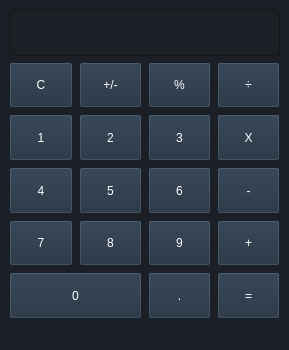
<?xml version="1.0" encoding="UTF-8"?>
<ui version="4.0">
 <class>MainWindow</class>
 <widget class="QMainWindow" name="MainWindow">
  <property name="geometry">
   <rect>
    <x>0</x>
    <y>0</y>
    <width>289</width>
    <height>350</height>
   </rect>
  </property>
  <property name="minimumSize">
   <size>
    <width>233</width>
    <height>299</height>
   </size>
  </property>
  <property name="windowTitle">
   <string>Qalculator</string>
  </property>
  <property name="styleSheet">
   <string notr="true">background-color: #1D1F26;</string>
  </property>
  <widget class="QWidget" name="centralwidget">
   <layout class="QGridLayout" name="gridLayout">
    <item row="3" column="1">
     <widget class="QPushButton" name="button5">
      <property name="sizePolicy">
       <sizepolicy hsizetype="Minimum" vsizetype="Expanding">
        <horstretch>0</horstretch>
        <verstretch>0</verstretch>
       </sizepolicy>
      </property>
      <property name="styleSheet">
       <string notr="true">QPushButton {
    background-color: #1F2D3D;
    color: white;
}

QPushButton:hover {
    background-color: #2e2532;
    color: white;
}</string>
      </property>
      <property name="text">
       <string>5</string>
      </property>
     </widget>
    </item>
    <item row="2" column="0">
     <widget class="QPushButton" name="button1">
      <property name="sizePolicy">
       <sizepolicy hsizetype="Minimum" vsizetype="Expanding">
        <horstretch>0</horstretch>
        <verstretch>0</verstretch>
       </sizepolicy>
      </property>
      <property name="styleSheet">
       <string notr="true">QPushButton {
    background-color: #1F2D3D;
    color: white;
}

QPushButton:hover {
    background-color: #2e2532;
    color: white;
}</string>
      </property>
      <property name="text">
       <string>1</string>
      </property>
     </widget>
    </item>
    <item row="4" column="3">
     <widget class="QPushButton" name="buttonAdd">
      <property name="sizePolicy">
       <sizepolicy hsizetype="Minimum" vsizetype="Expanding">
        <horstretch>0</horstretch>
        <verstretch>0</verstretch>
       </sizepolicy>
      </property>
      <property name="styleSheet">
       <string notr="true">QPushButton {
    background-color: #1F2D3D;
    color: white;
}

QPushButton:hover {
    background-color: #2e2532;
    color: white;
}</string>
      </property>
      <property name="text">
       <string>+</string>
      </property>
     </widget>
    </item>
    <item row="1" column="0">
     <widget class="QPushButton" name="buttonClear">
      <property name="sizePolicy">
       <sizepolicy hsizetype="Minimum" vsizetype="Expanding">
        <horstretch>0</horstretch>
        <verstretch>0</verstretch>
       </sizepolicy>
      </property>
      <property name="styleSheet">
       <string notr="true">QPushButton {
    background-color: #1F2D3D;
    color: white;
}

QPushButton:hover {
    background-color: #2e2532;
    color: white;
}</string>
      </property>
      <property name="text">
       <string>C</string>
      </property>
     </widget>
    </item>
    <item row="0" column="0" colspan="4">
     <widget class="QLineEdit" name="display">
      <property name="sizePolicy">
       <sizepolicy hsizetype="Expanding" vsizetype="Expanding">
        <horstretch>0</horstretch>
        <verstretch>0</verstretch>
       </sizepolicy>
      </property>
      <property name="font">
       <font>
        <pointsize>-1</pointsize>
       </font>
      </property>
      <property name="layoutDirection">
       <enum>Qt::LeftToRight</enum>
      </property>
      <property name="styleSheet">
       <string notr="true">background-color: #1D1F26;
color: white;
font-size: 30px;
</string>
      </property>
      <property name="text">
       <string/>
      </property>
      <property name="alignment">
       <set>Qt::AlignRight|Qt::AlignTrailing|Qt::AlignVCenter</set>
      </property>
     </widget>
    </item>
    <item row="1" column="2">
     <widget class="QPushButton" name="buttonMod">
      <property name="sizePolicy">
       <sizepolicy hsizetype="Minimum" vsizetype="Expanding">
        <horstretch>0</horstretch>
        <verstretch>0</verstretch>
       </sizepolicy>
      </property>
      <property name="styleSheet">
       <string notr="true">QPushButton {
    background-color: #1F2D3D;
    color: white;
}

QPushButton:hover {
    background-color: #2e2532;
    color: white;
}</string>
      </property>
      <property name="text">
       <string>%</string>
      </property>
     </widget>
    </item>
    <item row="3" column="2">
     <widget class="QPushButton" name="button6">
      <property name="sizePolicy">
       <sizepolicy hsizetype="Minimum" vsizetype="Expanding">
        <horstretch>0</horstretch>
        <verstretch>0</verstretch>
       </sizepolicy>
      </property>
      <property name="styleSheet">
       <string notr="true">QPushButton {
    background-color: #1F2D3D;
    color: white;
}

QPushButton:hover {
    background-color: #2e2532;
    color: white;
}</string>
      </property>
      <property name="text">
       <string>6</string>
      </property>
     </widget>
    </item>
    <item row="4" column="0">
     <widget class="QPushButton" name="button7">
      <property name="sizePolicy">
       <sizepolicy hsizetype="Minimum" vsizetype="Expanding">
        <horstretch>0</horstretch>
        <verstretch>0</verstretch>
       </sizepolicy>
      </property>
      <property name="styleSheet">
       <string notr="true">QPushButton {
    background-color: #1F2D3D;
    color: white;
}

QPushButton:hover {
    background-color: #2e2532;
    color: white;
}</string>
      </property>
      <property name="text">
       <string>7</string>
      </property>
     </widget>
    </item>
    <item row="1" column="1">
     <widget class="QPushButton" name="buttonToggleSign">
      <property name="sizePolicy">
       <sizepolicy hsizetype="Minimum" vsizetype="Expanding">
        <horstretch>0</horstretch>
        <verstretch>0</verstretch>
       </sizepolicy>
      </property>
      <property name="styleSheet">
       <string notr="true">QPushButton {
    background-color: #1F2D3D;
    color: white;
}

QPushButton:hover {
    background-color: #2e2532;
    color: white;
}</string>
      </property>
      <property name="text">
       <string>+/-</string>
      </property>
     </widget>
    </item>
    <item row="3" column="3">
     <widget class="QPushButton" name="buttonSubtract">
      <property name="sizePolicy">
       <sizepolicy hsizetype="Minimum" vsizetype="Expanding">
        <horstretch>0</horstretch>
        <verstretch>0</verstretch>
       </sizepolicy>
      </property>
      <property name="styleSheet">
       <string notr="true">QPushButton {
    background-color: #1F2D3D;
    color: white;
}

QPushButton:hover {
    background-color: #2e2532;
    color: white;
}</string>
      </property>
      <property name="text">
       <string>-</string>
      </property>
     </widget>
    </item>
    <item row="5" column="2">
     <widget class="QPushButton" name="buttonDecimal">
      <property name="sizePolicy">
       <sizepolicy hsizetype="Minimum" vsizetype="Expanding">
        <horstretch>0</horstretch>
        <verstretch>0</verstretch>
       </sizepolicy>
      </property>
      <property name="styleSheet">
       <string notr="true">QPushButton {
    background-color: #1F2D3D;
    color: white;
}

QPushButton:hover {
    background-color: #2e2532;
    color: white;
}</string>
      </property>
      <property name="text">
       <string>.</string>
      </property>
     </widget>
    </item>
    <item row="5" column="3">
     <widget class="QPushButton" name="buttonEquals">
      <property name="sizePolicy">
       <sizepolicy hsizetype="Minimum" vsizetype="Expanding">
        <horstretch>0</horstretch>
        <verstretch>0</verstretch>
       </sizepolicy>
      </property>
      <property name="styleSheet">
       <string notr="true">QPushButton {
    background-color: #1F2D3D;
    color: white;
}

QPushButton:hover {
    background-color: #2e2532;
    color: white;
}</string>
      </property>
      <property name="text">
       <string>=</string>
      </property>
     </widget>
    </item>
    <item row="2" column="2">
     <widget class="QPushButton" name="button3">
      <property name="sizePolicy">
       <sizepolicy hsizetype="Minimum" vsizetype="Expanding">
        <horstretch>0</horstretch>
        <verstretch>0</verstretch>
       </sizepolicy>
      </property>
      <property name="styleSheet">
       <string notr="true">QPushButton {
    background-color: #1F2D3D;
    color: white;
}

QPushButton:hover {
    background-color: #2e2532;
    color: white;
}</string>
      </property>
      <property name="text">
       <string>3</string>
      </property>
     </widget>
    </item>
    <item row="3" column="0">
     <widget class="QPushButton" name="button4">
      <property name="sizePolicy">
       <sizepolicy hsizetype="Minimum" vsizetype="Expanding">
        <horstretch>0</horstretch>
        <verstretch>0</verstretch>
       </sizepolicy>
      </property>
      <property name="styleSheet">
       <string notr="true">QPushButton {
    background-color: #1F2D3D;
    color: white;
}

QPushButton:hover {
    background-color: #2e2532;
    color: white;
}</string>
      </property>
      <property name="text">
       <string>4</string>
      </property>
     </widget>
    </item>
    <item row="4" column="2">
     <widget class="QPushButton" name="button9">
      <property name="sizePolicy">
       <sizepolicy hsizetype="Minimum" vsizetype="Expanding">
        <horstretch>0</horstretch>
        <verstretch>0</verstretch>
       </sizepolicy>
      </property>
      <property name="styleSheet">
       <string notr="true">QPushButton {
    background-color: #1F2D3D;
    color: white;
}

QPushButton:hover {
    background-color: #2e2532;
    color: white;
}</string>
      </property>
      <property name="text">
       <string>9</string>
      </property>
     </widget>
    </item>
    <item row="4" column="1">
     <widget class="QPushButton" name="button8">
      <property name="sizePolicy">
       <sizepolicy hsizetype="Minimum" vsizetype="Expanding">
        <horstretch>0</horstretch>
        <verstretch>0</verstretch>
       </sizepolicy>
      </property>
      <property name="styleSheet">
       <string notr="true">QPushButton {
    background-color: #1F2D3D;
    color: white;
}

QPushButton:hover {
    background-color: #2e2532;
    color: white;
}</string>
      </property>
      <property name="text">
       <string>8</string>
      </property>
     </widget>
    </item>
    <item row="2" column="3">
     <widget class="QPushButton" name="buttonMultiply">
      <property name="sizePolicy">
       <sizepolicy hsizetype="Minimum" vsizetype="Expanding">
        <horstretch>0</horstretch>
        <verstretch>0</verstretch>
       </sizepolicy>
      </property>
      <property name="styleSheet">
       <string notr="true">QPushButton {
    background-color: #1F2D3D;
    color: white;
}

QPushButton:hover {
    background-color: #2e2532;
    color: white;
}</string>
      </property>
      <property name="text">
       <string>X</string>
      </property>
     </widget>
    </item>
    <item row="1" column="3">
     <widget class="QPushButton" name="buttonDivide">
      <property name="sizePolicy">
       <sizepolicy hsizetype="Minimum" vsizetype="Expanding">
        <horstretch>0</horstretch>
        <verstretch>0</verstretch>
       </sizepolicy>
      </property>
      <property name="styleSheet">
       <string notr="true">QPushButton {
    background-color: #1F2D3D;
    color: white;
}

QPushButton:hover {
    background-color: #2e2532;
    color: white;
}</string>
      </property>
      <property name="text">
       <string>÷</string>
      </property>
     </widget>
    </item>
    <item row="2" column="1">
     <widget class="QPushButton" name="button2">
      <property name="sizePolicy">
       <sizepolicy hsizetype="Minimum" vsizetype="Expanding">
        <horstretch>0</horstretch>
        <verstretch>0</verstretch>
       </sizepolicy>
      </property>
      <property name="styleSheet">
       <string notr="true">QPushButton {
    background-color: #1F2D3D;
    color: white;
}

QPushButton:hover {
    background-color: #2e2532;
    color: white;
}</string>
      </property>
      <property name="text">
       <string>2</string>
      </property>
     </widget>
    </item>
    <item row="5" column="0" colspan="2">
     <widget class="QPushButton" name="button0">
      <property name="sizePolicy">
       <sizepolicy hsizetype="Minimum" vsizetype="Expanding">
        <horstretch>0</horstretch>
        <verstretch>0</verstretch>
       </sizepolicy>
      </property>
      <property name="styleSheet">
       <string notr="true">QPushButton {
    background-color: #1F2D3D;
    color: white;
}

QPushButton:hover {
    background-color: #2e2532;
    color: white;
}</string>
      </property>
      <property name="text">
       <string>0</string>
      </property>
     </widget>
    </item>
   </layout>
  </widget>
  <widget class="QStatusBar" name="statusbar"/>
 </widget>
 <tabstops>
  <tabstop>display</tabstop>
  <tabstop>button1</tabstop>
  <tabstop>button2</tabstop>
  <tabstop>button3</tabstop>
  <tabstop>button4</tabstop>
  <tabstop>button5</tabstop>
  <tabstop>button6</tabstop>
  <tabstop>button7</tabstop>
  <tabstop>button8</tabstop>
  <tabstop>button9</tabstop>
  <tabstop>button0</tabstop>
  <tabstop>buttonDecimal</tabstop>
  <tabstop>buttonClear</tabstop>
  <tabstop>buttonToggleSign</tabstop>
  <tabstop>buttonMod</tabstop>
  <tabstop>buttonDivide</tabstop>
  <tabstop>buttonMultiply</tabstop>
  <tabstop>buttonSubtract</tabstop>
  <tabstop>buttonAdd</tabstop>
  <tabstop>buttonEquals</tabstop>
 </tabstops>
 <resources/>
 <connections/>
</ui>
